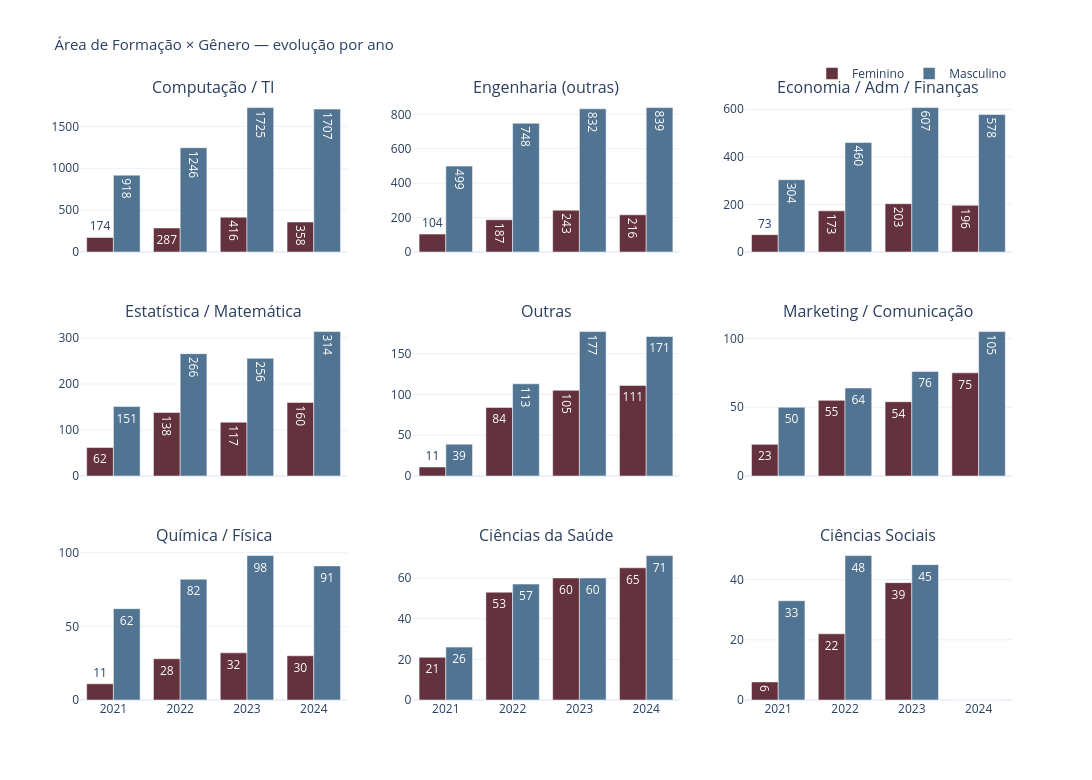

Notebook code cell kept with this figure:
### Markdown cell above
### G7 — Área de Formação × Gênero (evolução por ano)

Grade de subplots por área: barras agrupadas por ano e gênero.  
Útil para entender se o pipeline de formação está diversificando a entrada no mercado.

### Code cell
df_area = df.dropna(subset=['area_formacao'])
df_contagem = df_area.groupby(['area_formacao', 'ano_pesquisa', 'genero']).size().reset_index(name='n')
areas = df_contagem.groupby('area_formacao')['n'].sum().sort_values(ascending=False).index.tolist()

n_cols = 3
n_rows = -(-len(areas) // n_cols)  # ceil division

fig = make_subplots(
    rows=n_rows, cols=n_cols, subplot_titles=areas,
    shared_xaxes=True, horizontal_spacing=0.07, vertical_spacing=0.12
)

for idx, area in enumerate(areas):
    row = idx // n_cols + 1
    col = idx % n_cols + 1
    for genero in ['Feminino', 'Masculino']:
        df_f = df_contagem[(df_contagem['area_formacao'] == area) & (df_contagem['genero'] == genero)]
        y_vals = [
            int(df_f[df_f['ano_pesquisa'] == ano]['n'].values[0])
            if not df_f[df_f['ano_pesquisa'] == ano].empty else 0
            for ano in ANOS
        ]
        fig.add_trace(go.Bar(
            x=ANOS, y=y_vals, name=genero, marker_color=CORES_GENERO[genero],
            text=y_vals, textposition='auto',
        ), row=row, col=col)

fig = legenda_unica(fig)
fig = layout_padrao(fig, 'Área de Formação × Gênero — evolução por ano',
                    height=min(1000, n_rows * 260), width=1200, barmode='group')
fig.show()

### Figure 1 — Plotly figure (JSON) as saved in the notebook; plotly's stock layout.template omitted (floating-point values rounded to 4 significant figures)
{"data": [{"marker": {"color": "#64313E"}, "name": "Feminino", "showlegend": true, "text": ["174", "287", "416", "358"], "textposition": "auto", "type": "bar", "x": ["2021", "2022", "2023", "2024"], "xaxis": "x", "y": [174, 287, 416, 358], "yaxis": "y"}, {"marker": {"color": "#517493"}, "name": "Masculino", "showlegend": true, "text": ["918", "1246", "1725", "1707"], "textposition": "auto", "type": "bar", "x": ["2021", "2022", "2023", "2024"], "xaxis": "x", "y": [918, 1246, 1725, 1707], "yaxis": "y"}, {"marker": {"color": "#64313E"}, "name": "Feminino", "showlegend": false, "text": ["104", "187", "243", "216"], "textposition": "auto", "type": "bar", "x": ["2021", "2022", "2023", "2024"], "xaxis": "x2", "y": [104, 187, 243, 216], "yaxis": "y2"}, {"marker": {"color": "#517493"}, "name": "Masculino", "showlegend": false, "text": ["499", "748", "832", "839"], "textposition": "auto", "type": "bar", "x": ["2021", "2022", "2023", "2024"], "xaxis": "x2", "y": [499, 748, 832, 839], "yaxis": "y2"}, {"marker": {"color": "#64313E"}, "name": "Feminino", "showlegend": false, "text": ["73", "173", "203", "196"], "textposition": "auto", "type": "bar", "x": ["2021", "2022", "2023", "2024"], "xaxis": "x3", "y": [73, 173, 203, 196], "yaxis": "y3"}, {"marker": {"color": "#517493"}, "name": "Masculino", "showlegend": false, "text": ["304", "460", "607", "578"], "textposition": "auto", "type": "bar", "x": ["2021", "2022", "2023", "2024"], "xaxis": "x3", "y": [304, 460, 607, 578], "yaxis": "y3"}, {"marker": {"color": "#64313E"}, "name": "Feminino", "showlegend": false, "text": ["62", "138", "117", "160"], "textposition": "auto", "type": "bar", "x": ["2021", "2022", "2023", "2024"], "xaxis": "x4", "y": [62, 138, 117, 160], "yaxis": "y4"}, {"marker": {"color": "#517493"}, "name": "Masculino", "showlegend": false, "text": ["151", "266", "256", "314"], "textposition": "auto", "type": "bar", "x": ["2021", "2022", "2023", "2024"], "xaxis": "x4", "y": [151, 266, 256, 314], "yaxis": "y4"}, {"marker": {"color": "#64313E"}, "name": "Feminino", "showlegend": false, "text": ["11", "84", "105", "111"], "textposition": "auto", "type": "bar", "x": ["2021", "2022", "2023", "2024"], "xaxis": "x5", "y": [11, 84, 105, 111], "yaxis": "y5"}, {"marker": {"color": "#517493"}, "name": "Masculino", "showlegend": false, "text": ["39", "113", "177", "171"], "textposition": "auto", "type": "bar", "x": ["2021", "2022", "2023", "2024"], "xaxis": "x5", "y": [39, 113, 177, 171], "yaxis": "y5"}, {"marker": {"color": "#64313E"}, "name": "Feminino", "showlegend": false, "text": ["23", "55", "54", "75"], "textposition": "auto", "type": "bar", "x": ["2021", "2022", "2023", "2024"], "xaxis": "x6", "y": [23, 55, 54, 75], "yaxis": "y6"}, {"marker": {"color": "#517493"}, "name": "Masculino", "showlegend": false, "text": ["50", "64", "76", "105"], "textposition": "auto", "type": "bar", "x": ["2021", "2022", "2023", "2024"], "xaxis": "x6", "y": [50, 64, 76, 105], "yaxis": "y6"}, {"marker": {"color": "#64313E"}, "name": "Feminino", "showlegend": false, "text": ["11", "28", "32", "30"], "textposition": "auto", "type": "bar", "x": ["2021", "2022", "2023", "2024"], "xaxis": "x7", "y": [11, 28, 32, 30], "yaxis": "y7"}, {"marker": {"color": "#517493"}, "name": "Masculino", "showlegend": false, "text": ["62", "82", "98", "91"], "textposition": "auto", "type": "bar", "x": ["2021", "2022", "2023", "2024"], "xaxis": "x7", "y": [62, 82, 98, 91], "yaxis": "y7"}, {"marker": {"color": "#64313E"}, "name": "Feminino", "showlegend": false, "text": ["21", "53", "60", "65"], "textposition": "auto", "type": "bar", "x": ["2021", "2022", "2023", "2024"], "xaxis": "x8", "y": [21, 53, 60, 65], "yaxis": "y8"}, {"marker": {"color": "#517493"}, "name": "Masculino", "showlegend": false, "text": ["26", "57", "60", "71"], "textposition": "auto", "type": "bar", "x": ["2021", "2022", "2023", "2024"], "xaxis": "x8", "y": [26, 57, 60, 71], "yaxis": "y8"}, {"marker": {"color": "#64313E"}, "name": "Feminino", "showlegend": false, "text": ["6", "22", "39", "0"], "textposition": "auto", "type": "bar", "x": ["2021", "2022", "2023", "2024"], "xaxis": "x9", "y": [6, 22, 39, 0], "yaxis": "y9"}, {"marker": {"color": "#517493"}, "name": "Masculino", "showlegend": false, "text": ["33", "48", "45", "0"], "textposition": "auto", "type": "bar", "x": ["2021", "2022", "2023", "2024"], "xaxis": "x9", "y": [33, 48, 45, 0], "yaxis": "y9"}], "layout": {"annotations": [{"font": {"size": 16}, "showarrow": false, "text": "Computação / TI", "x": 0.1433, "xanchor": "center", "xref": "paper", "y": 1, "yanchor": "bottom", "yref": "paper"}, {"font": {"size": 16}, "showarrow": false, "text": "Engenharia (outras)", "x": 0.5, "xanchor": "center", "xref": "paper", "y": 1, "yanchor": "bottom", "yref": "paper"}, {"font": {"size": 16}, "showarrow": false, "text": "Economia / Adm / Finanças", "x": 0.8567, "xanchor": "center", "xref": "paper", "y": 1, "yanchor": "bottom", "yref": "paper"}, {"font": {"size": 16}, "showarrow": false, "text": "Estatística / Matemática", "x": 0.1433, "xanchor": "center", "xref": "paper", "y": 0.6267, "yanchor": "bottom", "yref": "paper"}, {"font": {"size": 16}, "showarrow": false, "text": "Outras", "x": 0.5, "xanchor": "center", "xref": "paper", "y": 0.6267, "yanchor": "bottom", "yref": "paper"}, {"font": {"size": 16}, "showarrow": false, "text": "Marketing / Comunicação", "x": 0.8567, "xanchor": "center", "xref": "paper", "y": 0.6267, "yanchor": "bottom", "yref": "paper"}, {"font": {"size": 16}, "showarrow": false, "text": "Química / Física", "x": 0.1433, "xanchor": "center", "xref": "paper", "y": 0.2533, "yanchor": "bottom", "yref": "paper"}, {"font": {"size": 16}, "showarrow": false, "text": "Ciências da Saúde", "x": 0.5, "xanchor": "center", "xref": "paper", "y": 0.2533, "yanchor": "bottom", "yref": "paper"}, {"font": {"size": 16}, "showarrow": false, "text": "Ciências Sociais", "x": 0.8567, "xanchor": "center", "xref": "paper", "y": 0.2533, "yanchor": "bottom", "yref": "paper"}], "barmode": "group", "height": 780, "legend": {"orientation": "h", "x": 1, "xanchor": "right", "y": 1.02, "yanchor": "bottom"}, "title": {"font": {"size": 15}, "text": "Área de Formação × Gênero — evolução por ano"}, "width": 1200, "xaxis": {"anchor": "y", "domain": [0, 0.2867], "matches": "x7", "showticklabels": false}, "xaxis2": {"anchor": "y2", "domain": [0.3567, 0.6433], "matches": "x8", "showticklabels": false}, "xaxis3": {"anchor": "y3", "domain": [0.7133, 1], "matches": "x9", "showticklabels": false}, "xaxis4": {"anchor": "y4", "domain": [0, 0.2867], "matches": "x7", "showticklabels": false}, "xaxis5": {"anchor": "y5", "domain": [0.3567, 0.6433], "matches": "x8", "showticklabels": false}, "xaxis6": {"anchor": "y6", "domain": [0.7133, 1], "matches": "x9", "showticklabels": false}, "xaxis7": {"anchor": "y7", "domain": [0, 0.2867]}, "xaxis8": {"anchor": "y8", "domain": [0.3567, 0.6433]}, "xaxis9": {"anchor": "y9", "domain": [0.7133, 1]}, "yaxis": {"anchor": "x", "domain": [0.7467, 1]}, "yaxis2": {"anchor": "x2", "domain": [0.7467, 1]}, "yaxis3": {"anchor": "x3", "domain": [0.7467, 1]}, "yaxis4": {"anchor": "x4", "domain": [0.3733, 0.6267]}, "yaxis5": {"anchor": "x5", "domain": [0.3733, 0.6267]}, "yaxis6": {"anchor": "x6", "domain": [0.3733, 0.6267]}, "yaxis7": {"anchor": "x7", "domain": [0, 0.2533]}, "yaxis8": {"anchor": "x8", "domain": [0, 0.2533]}, "yaxis9": {"anchor": "x9", "domain": [0, 0.2533]}}}
